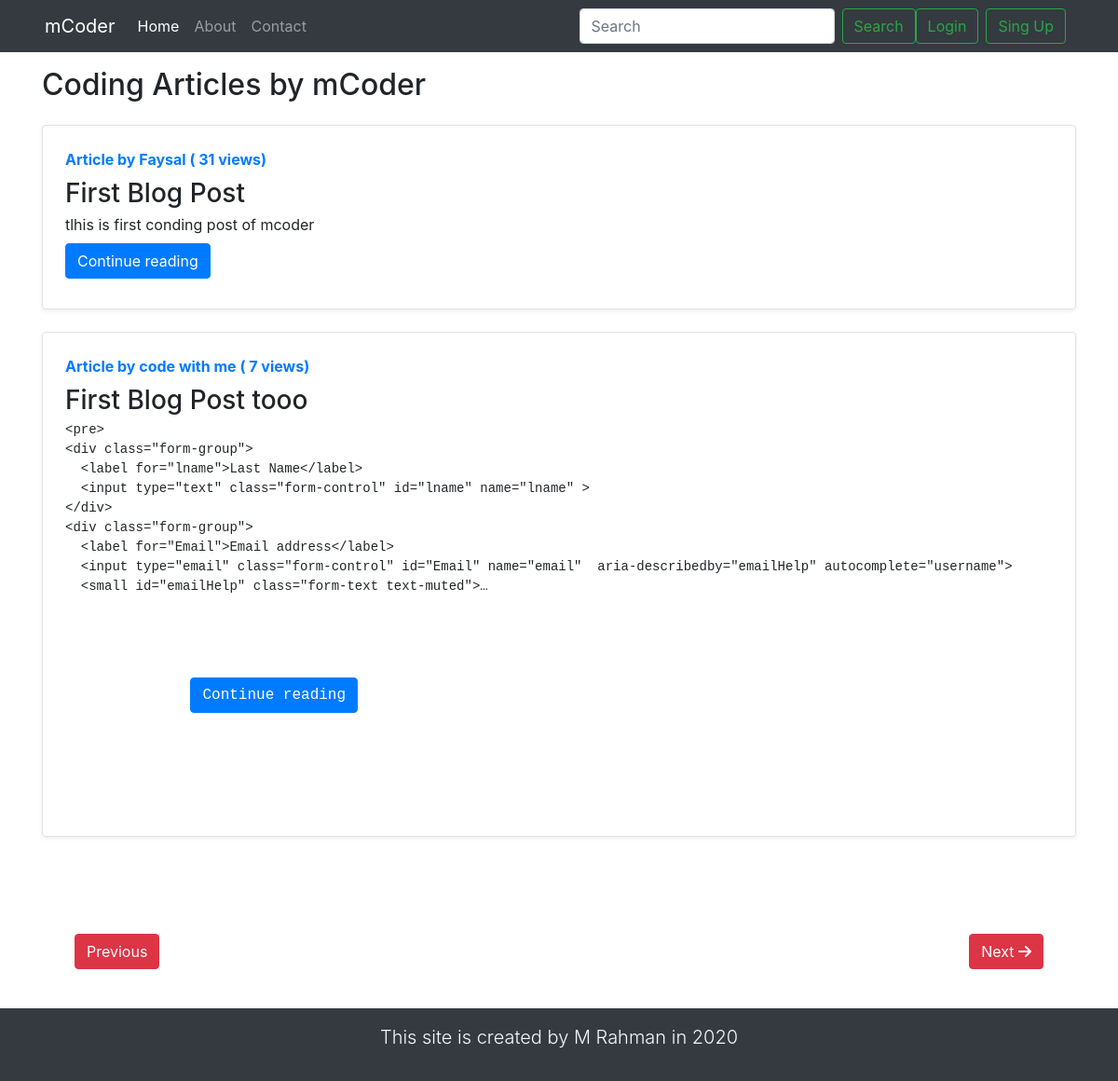
/blog/, run on an earlier commit of the app's database.
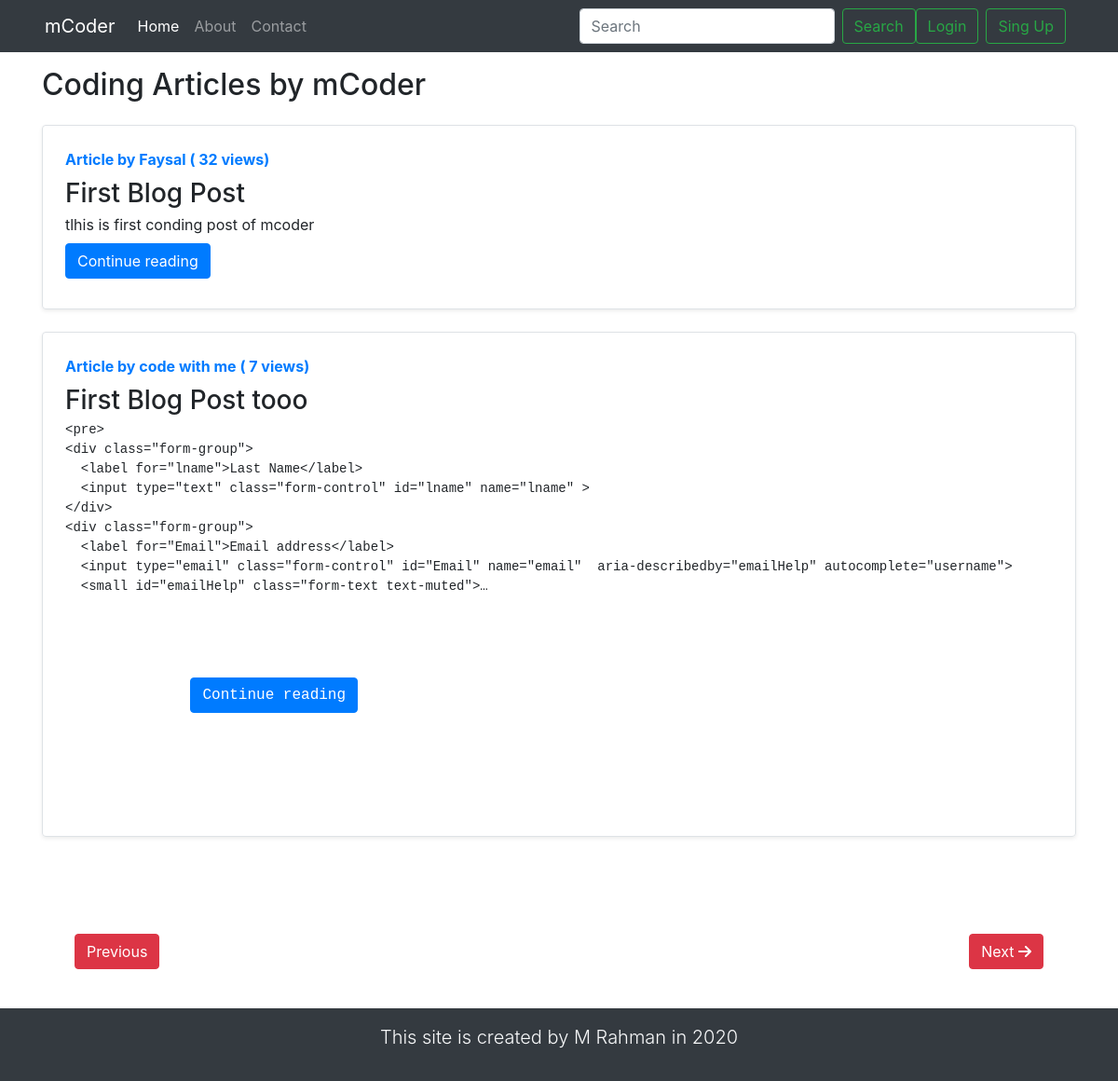
And on a later commit of the database.
### blog/models.py (models this page shows, shortened)
class Post(models.Model):
    sno = models.AutoField(primary_key=True)
    title = models.CharField(max_length=255)
    author = models.CharField(max_length=14)
    slug = models.CharField(max_length=130)
    views = models.IntegerField(default=0)
    timeStamp = models.DateTimeField(blank=True)
    content = models.TextField()

### blog/views.py (the view)
# urls.py: path("", views.bloghome, name="blogHome"),
def bloghome(request):
    no_of_posts = 2
    page = request.GET.get('page')
    if page is None:
        page = 1
    else:
        page = int(page)
    """
    1: 0-3
    2: 3-6
    3: 6-9

    1: 0 to  0 + no_of_posts
    2: no_of_posts to no_of_posts + no_of_posts
    3: no_of_posts + no_of_posts to no_of_posts+ no_of_posts +no_of_posts

    (page -1)* no_of_posts to page* no_of_posts
    """
    allposts = Post.objects.all()
    length = len(allposts)
    allposts = allposts[(page-1)*no_of_posts: page* no_of_posts]
    if page>1:
        prev = page - 1
    else:
        prev = None
    if page<math.ceil(length / no_of_posts):
        nxt = page + 1
    else: nxt = None
    context = {'allPosts': allposts, 'prev': prev, 'nxt': nxt}
    return render(request, "blog/blogHome.html", context)

### blog/templates/blog/blogHome.html (shortened to what this page needs)
{% extends 'basic.html' %}
{% block body %}
<div class="container my-3">
    <h2>Coding Articles by mCoder</h2>
    {% for post in allPosts  %}
    <div class="row no-gutters border rounded overflow-hidden flex-md-row mb-4 shadow-sm h-md-250 my-4 position-relative">
        <div class="col p-4 d-flex flex-column position-static">
            <strong class="d-inline-block mb-2 text-primary">Article  by {{post.author}}  (<span > {{post.views}} views</span>)</strong>
            <h3 class="mb-0">{{post.title}}</h3>
            <p class="card-text mb-auto">{{post.content|safe|truncatechars:500}}</p>
            <div class="my-2">
            	<a href="/blog/{{post.slug}}" role="button" class="btn btn-primary">Continue reading</a>
            </div>
        </div>
        </div>
        {% endfor %}
        <div class="clearfix">
          {% if prev %}
       <a href="/blog?page={{prev}}" class="btn btn-danger left "><i class="fa fa-arrow-left"></i> Previous </a>
        {% else %}
        <a class="btn btn-danger left" href="#" >Previous</a>
        {% endif %}
        {% if nxt %}
        <a href="/blog?page={{nxt}}" class="btn btn-danger right "><span>  Next  </span> <i class="fa fa-arrow-right"></i></a>
        {% else %}
        <a class="btn btn-danger right" href="#" >Next</a>
        {% endif %}
        </div>
    </div>
 {% endblock %}

What changed in the data, as far as the page shows it:
changed Post "First Blog Post": views "31" → "32"
